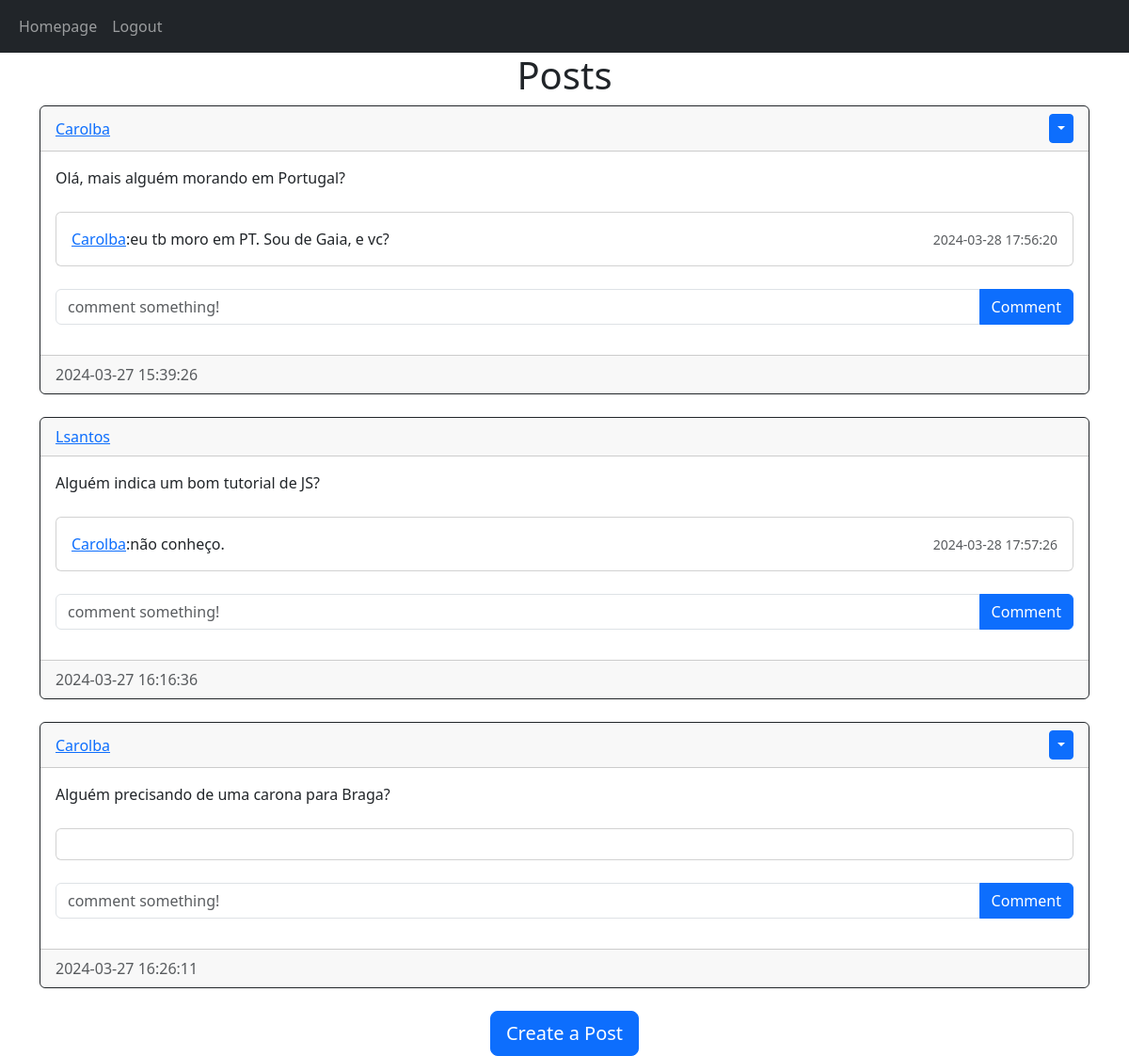
/homepage (signed in), run on the app's committed database.
### website/models.py (models this page shows)
class Post(db.Model):
    id= db.Column(db.Integer, primary_key=True)
    text= db.Column(db.Text, nullable=False)
    date_created=db.Column(db.DateTime(timezone=True), default=func.now())
    author= db.Column(db.Integer, db.ForeignKey('user.id', ondelete='cascade'), nullable=False)
    comments=db.relationship('Comment', backref='post', passive_deletes=True)

class User(db.Model, UserMixin):
    id= db.Column(db.Integer, primary_key=True)
    email= db.Column(db.String(150), unique=True)
    username= db.Column(db.String(150), unique=True)
    password= db.Column(db.String(255))
    date_created=db.Column(db.DateTime(timezone=True), default=func.now())
    posts=db.relationship('Post', backref='user', passive_deletes=True)
    comments=db.relationship('Comment', backref='user', passive_deletes=True)

class Comment(db.Model):
    id= db.Column(db.Integer, primary_key=True)
    text= db.Column(db.String(200), nullable=False)
    date_created=db.Column(db.DateTime(timezone=True), default=func.now())
    author= db.Column(db.Integer, db.ForeignKey('user.id', ondelete='cascade'), nullable=False)
    post_id= db.Column(db.Integer, db.ForeignKey('post.id', ondelete='cascade'), nullable=False)

### website/views.py (the view)
@views.route("/homepage")
@login_required
def homepage():
    posts= Post.query.all()
    return render_template("homepage.html", user=current_user, posts=posts)

### website/__init__.py (called while the page is built)
def create_app():
    app=Flask(__name__)
    app.config['SECRET_KEY']= "carol"
    app.config['SQLALCHEMY_DATABASE_URI']= f'sqlite:///database.db'
    db.init_app(app)
    from .views import views
    from .auth import auth
    app.register_blueprint(views, url_prefix="/")
    app.register_blueprint(auth, url_prefix="/")
    from .models import User, Post, Comment
    create_database(app)
    login_manager = LoginManager()
    login_manager.login_view = 'auth.login'
    login_manager.init_app(app)
    @login_manager.user_loader
    def load_user(id):
        return User.query.get(int(id))
    return app

### website/templates/homepage.html (shortened to what this page needs)
{% extends "posts_div.html" %}

### website/templates/posts_div.html (shortened to what this page needs)
{% extends "base.html" %}
{% block content%}
<h1 style="text-align: center;">
    {% block header%}Posts{% endblock %}</h1>
<div id="posts">
    {% for post in posts %}
    <div class="card border-dark">
        <div class="card-header d-flex justify-content-between align-items-center">
            <a href="/posts/{{post.user.username}}">{{post.user.username}}</a>
            {% if user.id == post.author %}
                <div class="btn-group">
                    <button type="button" class="btn btn-sm btn-primary dropdown-toggle" data-bs-toggle="dropdown"></button>
                </div>
            {% endif %}
        </div>
        <div class="card-body">
            <div class="card-text">{{post.text}}</div>
            <br>
            <div class="" id="comments_{{post.id}}">
                <div class="card">
                    <div class="card-body" id="comments-expanded_{{post.id}}">
                        {% for comment in post.comments %}
                        <div class="d-flex justify-content-between align-items-center">
                            <div>
                                <a href="/post/{{comment.user.username}}">{{comment.user.username}}</a>:{{comment.text}}
                            </div>
                            <div>
                                <small class="text-muted">{{comment.date_created}}</small>
                            </div>
                        </div>{%endfor%}
                    </div>
                </div>
            </div> <br>
            <form action="/create_comment/{{post.id}}" class="input-group mb-3" method="POST">
                <input type="text" id="text" name="text" class="form-control" placeholder="comment something!">
                <button type="submit" class="btn btn-primary">Comment</button>
            </form>
        </div>
        <div class="card-footer text-muted">{{post.date_created}}</div>
    </div>
    <br>{% endfor %}
</div>
{% block footer %}
<div style="text-align: center;">
    <a href="/create_post"><button type="button" class="btn btn-primary btn-lg">Create a Post</button></a>
</div>
{% endblock %}
{% endblock %}

### data on the page
Post: user.username "Carolba", text "Olá, mais alguém morando em Portugal?", date_created "2024-03-27 15:39:26"
Comment: user.username "Carolba", text "eu tb moro em PT. Sou de Gaia, e vc?", date_created "2024-03-28 17:56:20"
Post: user.username "Lsantos", text "Alguém indica um bom tutorial de JS?", date_created "2024-03-27 16:16:36"
Comment: user.username "Carolba", text "não conheço.", date_created "2024-03-28 17:57:26"
Post: user.username "Carolba", text "Alguém precisando de uma carona para Braga?", date_created "2024-03-27 16:26:11"
